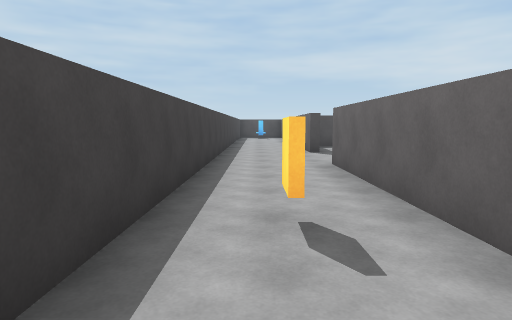
view 1 (above)

12 first-person views from a walk through a 3-D level made in the Unity game engine. The camera is 1.4 m above the floor, tilts 6° down and sees 75° across. The floor is counted in squares, 2 m on a side. Each view is taken from the middle of a square. On the plan, view 1 faces up. The plan holds only what a view shows up to about 10 squares ahead; the rest is blank. The place goes on beyond the plan. The player is left out.

view 2
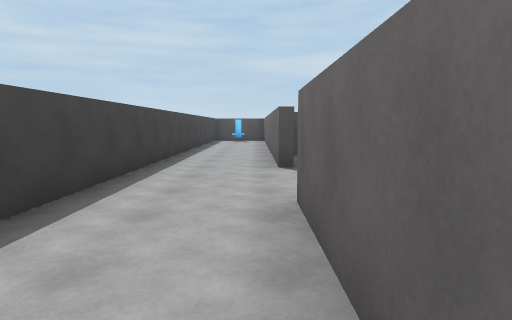

view 3
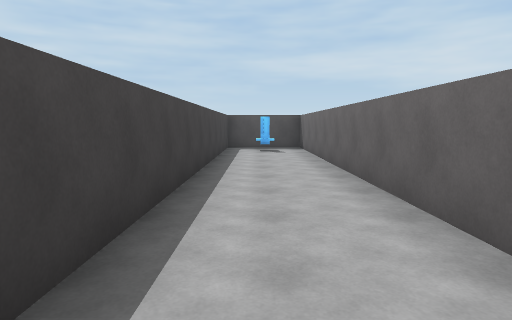

view 4
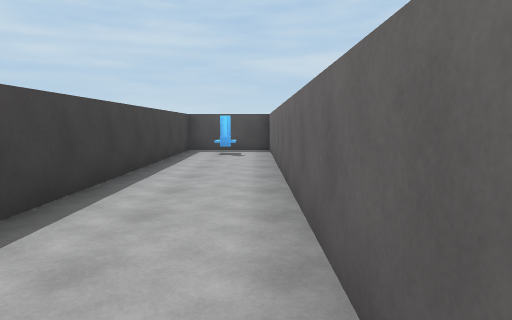

view 5
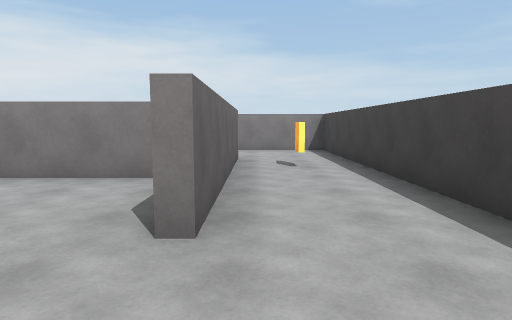

view 6
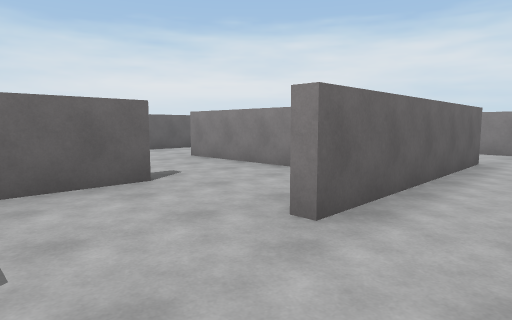

view 7
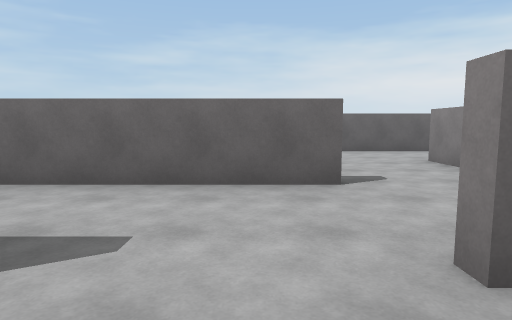

view 8
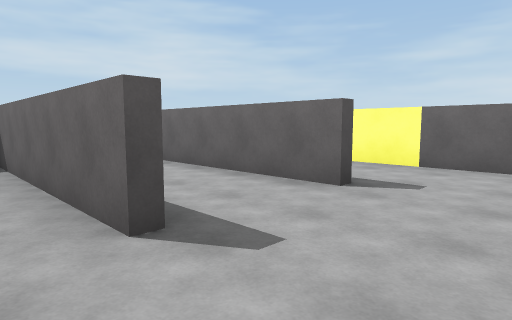

view 9
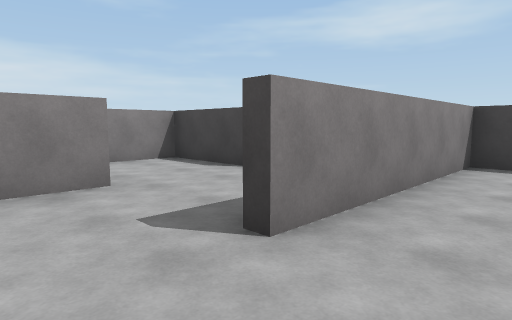

view 10
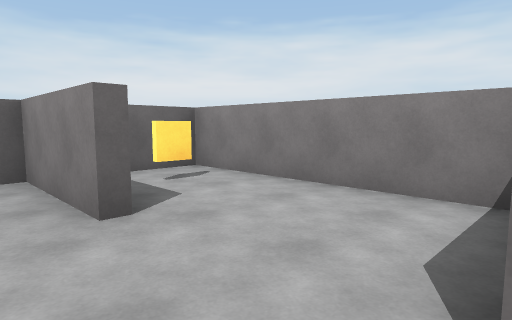

view 11
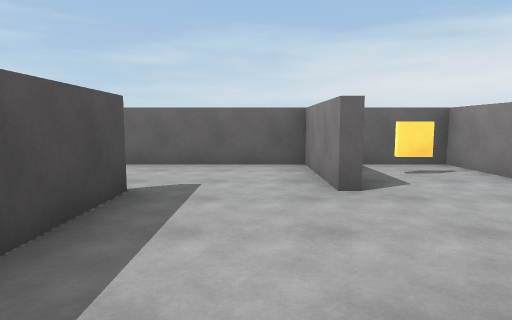

view 12
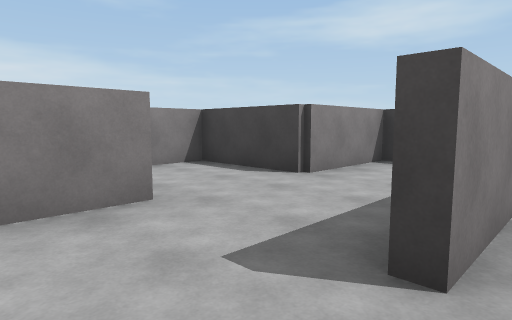

### Floor plan
Ten units are one square. View 1 is at (0, 0); x grows to the right and y downward. Boxes are objects, and circles mark ways between rooms. Rooms are numbered by the first view taken in them; rooms with no view inside come last. Other rooms are left out.
<svg viewBox="-14 -189 108 208">
<path fill="none" stroke="#000" d="M14 -85 14 -184 -9 -184 -9 14 19 14M14 -10 14 -60M39 -59 39 -109M64 -59 64 -100M16 -42 16 -36 65 -36M89 -35 89 -72M64 -11 89 -11 89 -35M77 6 77 0M65 -34 46 -34M15 -11 41 -11 41 14 89 14 89 -1"/>
<rect x="-5" y="-175" width="10" height="10" fill="#bbb"><title>key</title></rect>
<circle cx="20" cy="-75" r="3" fill="#2a7"/>
<circle cx="75" cy="-30" r="3" fill="#2a7"/>
<text x="10" y="-80">1</text>
<text x="50" y="-80">2</text>
<text x="60" y="-10">3</text>
</svg>
Room 1 opens to room 2. Room 2 opens to room 3.

Where each view was taken, in squares from view 1:
view 1: 0 up, 0 right, facing up
view 2: 3 up, 1 right, facing up
view 3: 8 up, 0 right, facing up
view 4: 9 up, 1 right, facing up
view 5: 8 up, 1 right, facing down
view 6: 8 up, 0 right, facing down-right
view 7: 7 up, 0 right, facing right
view 8: 4 up, 3 right, facing up-right
view 9: 5 up, 8 right, facing down-left
view 10: 2 up, 4 right, facing down-right
view 11: 2 up, 3 right, facing right
view 12: 4 up, 8 right, facing down-left
